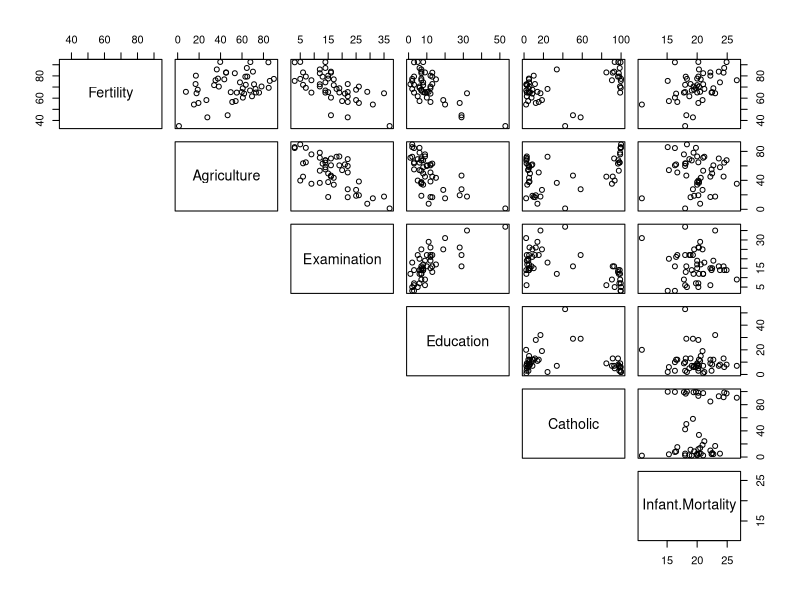

Reproduce this figure in R.
## ---- chunk 1
# load the data
?swiss

attach(swiss)
## ---- chunk 2
head(swiss)

summary(swiss)
## ---- chunk 3
pairs(swiss,lower.panel = NULL)
## ---- chunk 4
swiss.cor <- cor(swiss)

threshold <- 0.6 # set a correlation threshold, is there a standard? A: Not really.

corWorking <- swiss.cor

diag(corWorking) <- 0 # set diagonal to 0 so 1's of unrelated don't get caught in threshold

swiss.cor.related <- apply(abs(corWorking) >= threshold, 1, any) # apply the filter to the absolute value of the correlations between variables.

swiss.cor[swiss.cor.related, swiss.cor.related]
## ---- chunk 5

swissModel <-lm(Fertility ~ Agriculture + Examination + Education + Catholic + Infant.Mortality)

swissModel

## ---- chunk 6

summary(swissModel)

## ---- chunk 7
# calculate the B2 test statistics
B2.teststatistic = -0.014071 / 0.022708 # se(Bj-hat) is given
print(paste("The B2 test statistic is: ", B2.teststatistic))

# calculate the B2 p-value of the test statistic
B2.pvalue = 2*pt(-abs(B2.teststatistic), df=(113 - 4 - 1))  # calc p Value - two-sided is the 2 *
print(paste("The B2 p-value is: ", B2.pvalue))

# calculate the B2 critical value to compare the test statistic to
criticalValue = qt(0.975, (113 - 4 - 1))
print(paste("The critical value is: ", criticalValue))
## ---- chunk 8
B1 <- 0.237209
se.B1 <- 0.060957

B2 <- -0.014071
se.B2 <- 0.022708

B3 <- 0.020383
se.B3 <- 0.005524

delta <- qt((1 - (.05/6)), (113 - 4 - 1))

print(paste("tvalue: ",delta))

B1.CI.low <- B1 - (delta * se.B1)
B1.CI.high <- B1 + (delta * se.B1)
print(paste("The simultaneous 95% CI for B1 is: ", B1.CI.low, " - ", B1.CI.high))

B2.CI.low <- B2 - (delta * se.B2)
B2.CI.high <- B2 + (delta * se.B2)
print(paste("The simultaneous 95% CI for B2 is: ", B2.CI.low, " - ", B2.CI.high))

B3.CI.low <- B3 - (delta * se.B3)
B3.CI.high <- B3 + (delta * se.B3)
print(paste("The simultaneous 95% CI for B3 is: ", B3.CI.low, " - ", B3.CI.high))

## ---- chunk 9
n = 113 # number of observations
k = 4 # number regressor variables
p = k + 1

MSE = 1.04^2

SSE = MSE * (n-p)

F0 = 19.56

MSR = MSE * F0

SSR = MSR * k

SST = SSE + SSR

R2 = SSR / SST

print(paste("Regression df: ",k))
print(paste("Error df: ",n - p))
print(paste("Total df: ",n - 1))
print(paste("MSE: ", MSE))
print(paste("SSE: ", SSE))
print(paste("F0: ", F0))
print(paste("MSR: ", MSR))
print(paste("SSR: ", SSR))
print(paste("SST: ", SST))
print(paste("R2: ", R2))

## ---- chunk 10
print(paste("R2 for the model is: ", R2))
## ---- chunk 11
R2.adj <- 1 - ((SSE / (n - p)) / (SST / (n-1)))

print(paste("R2 Adjusted for the model is: ", R2.adj))
